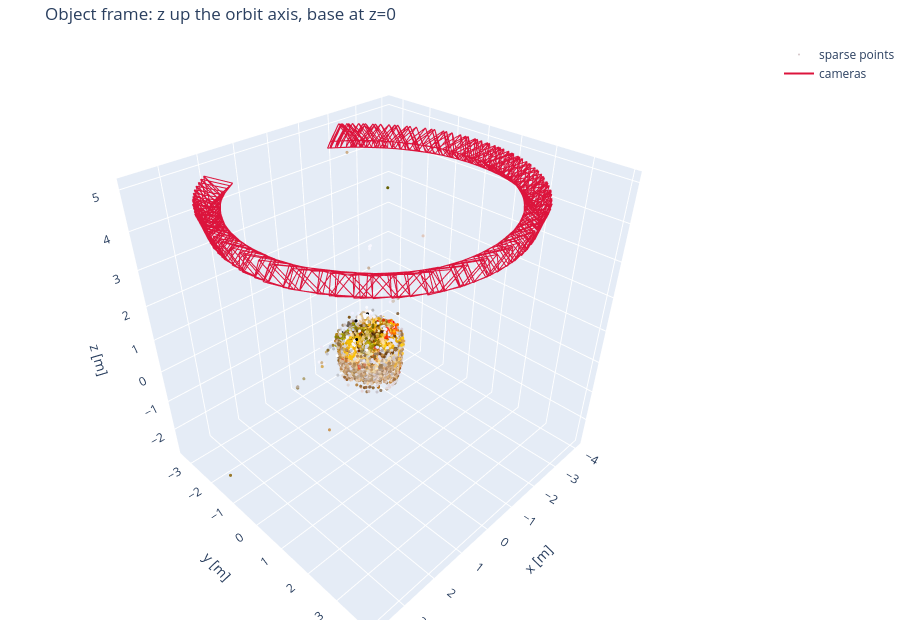

Notebook source saved alongside this figure:
### Markdown cell above
## Object frame from the orbit
`object_frame_from_orbit` finds the orbit plane (camera centres) and makes its normal +z, with the base at z=0. Afterwards the object sits upright on the origin, which is what `SplatFit.MATCH_BODY_XY` assumes.

### Code cell
sfm_obj = sfm.in_frame(object_frame_from_orbit(sfm))

sfm_figure(
    sfm_obj.points_world,
    sfm_obj.colors,
    sfm_obj.t_world_cam_list,
    title="Object frame: z up the orbit axis, base at z=0",
).show()
z_obj = sfm_obj.points_world[:, 2]
print(
    f"object-frame z range of sparse points: {np.percentile(z_obj, 2):.3f} .. {np.percentile(z_obj, 98):.3f}"
)

### Figure 1 — Plotly figure (JSON) as saved in the notebook; plotly's stock layout.template omitted (floating-point values rounded to 4 significant figures; data arrays with more than 128 entries replaced by an {"elided": "..."} marker saying what was removed)
{"data": [{"hoverinfo": "skip", "marker": {"color": {"elided": "11884 str values"}, "size": 1.8}, "mode": "markers", "name": "sparse points", "type": "scatter3d", "x": {"elided": "11884 float values"}, "y": {"elided": "11884 float values"}, "z": {"elided": "11884 float values"}}, {"line": {"color": "crimson", "width": 2}, "mode": "lines", "name": "cameras", "type": "scatter3d", "x": {"elided": "2160 float values"}, "y": {"elided": "2160 float values"}, "z": {"elided": "2160 float values"}}], "layout": {"height": 620, "margin": {"b": 0, "l": 0, "r": 0, "t": 40}, "scene": {"aspectmode": "data", "camera": {"up": {"x": 0, "y": 0, "z": 1}}, "xaxis": {"title": {"text": "x [m]"}}, "yaxis": {"title": {"text": "y [m]"}}, "zaxis": {"title": {"text": "z [m]"}}}, "title": {"text": "Object frame: z up the orbit axis, base at z=0"}}}
